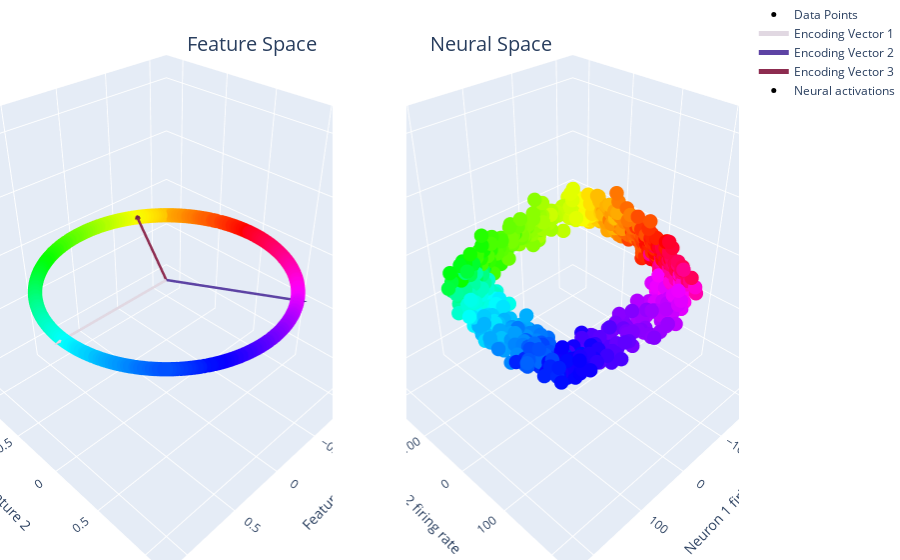

Notebook code for this chart:
### Markdown cell above
### Plot circle $\mathcal{S}^1$ and $N=3$ encoding vectors



We will project latent manifold $\mathcal{S}^1$ (minimal embedding dimension $d=2$) into $N$-dimensional neural state space ($N=3$) with a $d\times N$ matrix $A$. The entries of $A$ are randomly sampled from a uniform distribution $U[-1,1]$ and its columns are random encoding vectors.

### Code cell
num_points = 1000
data = synthetic.hypersphere(1, num_points)

x = data[:, 0]
y = data[:, 1]
z = np.zeros(num_points)

angles = torch.atan2(data[:, 1], data[:, 0])
normalized_angles = angles / (2 * np.pi) + 1 / 2
colors = plt.cm.hsv(normalized_angles)

N = 3
place_angles = np.linspace(0, 2 * np.pi, N, endpoint=False)
encoding_matrix = gs.vstack((gs.cos(place_angles), gs.sin(place_angles)))
vectors = [encoding_matrix[:, i] for i in range(N)]

cm = plt.get_cmap("twilight")
vector_colors = [cm(1.0 * i / N) for i in range(N)]
vector_colors = [
    "rgb({}, {}, {})".format(int(r * 255), int(g * 255), int(b * 255))
    for r, g, b, _ in vector_colors
]

scatter1 = go.Scatter3d(
    x=x, y=y, z=z, mode="markers", marker=dict(size=5, color=colors), name="Data Points"
)

lines_and_cones = []
for idx, (vector, color) in enumerate(zip(vectors, vector_colors)):
    lines_and_cones.append(
        go.Scatter3d(
            x=[0, vector[0]],
            y=[0, vector[1]],
            z=[0, 0],
            mode="lines",
            line=dict(color=color, width=5),
            name=f"Encoding Vector {idx+1}",
        )
    )
    lines_and_cones.append(
        go.Cone(
            x=[vector[0]],
            y=[vector[1]],
            z=[0],
            u=[vector[0] / 10],
            v=[vector[1] / 10],
            w=[0],
            showscale=False,
            colorscale=[[0, color], [1, color]],
            sizemode="absolute",
            sizeref=0.1,
        )
    )

# Your existing setup for the second plot
transformed_encoding_vectors = synthetic.encode_points(
    encoding_matrix.T, encoding_matrix
)
encoded_data = synthetic.encode_points(data, encoding_matrix)
scales = gs.array([5, 3, 1])
sigmoid_data = 200 * synthetic.apply_nonlinearity(
    encoded_data, "sigmoid", scales=scales
)

# hack to control variance
multiplier = 1

poisson_data = torch.poisson(multiplier * sigmoid_data) / multiplier

print(f"mean firing rate: {multiplier * torch.mean(poisson_data):.2f} Hz")

x = poisson_data[:, 0]
y = poisson_data[:, 1]
z = poisson_data[:, 2]


scatter2 = go.Scatter3d(
    x=x,
    y=y,
    z=z,
    mode="markers",
    marker=dict(size=5, color=colors),
    name="Neural activations",
)

# Create a subplot with 1 row and 2 columns
fig = make_subplots(
    rows=1, cols=2, specs=[[{"type": "scatter3d"}, {"type": "scatter3d"}]]
)

# Add the first set of traces (scatter1 and lines_and_cones) to the first subplot
fig.add_traces(
    [scatter1] + lines_and_cones,
    rows=[1] * (len([scatter1]) + len(lines_and_cones)),
    cols=[1] * (len([scatter1]) + len(lines_and_cones)),
)

# Add the second scatter (scatter2) to the second subplot
fig.add_trace(scatter2, row=1, col=2)

# Update layout for each subplot
fig.update_layout(
    scene1=dict(
        aspectmode="cube",
        xaxis=dict(range=[-1.2, 1.2], title="Feature 1"),
        yaxis=dict(range=[-1.2, 1.2], title="Feature 2"),
        zaxis=dict(range=[-1.2, 1.2], title=""),
    ),
    scene2=dict(
        aspectmode="cube",
        xaxis=dict(range=[-240, 240], title="Neuron 1 firing rate"),
        yaxis=dict(range=[-240, 240], title="Neuron 2 firing rate"),
        zaxis=dict(range=[-240, 240], title="Neuron 3 firing rate"),
    ),
    margin=dict(l=0, r=0, b=0, t=0),
    title_text="",
    annotations=[
        dict(
            text="Feature Space",
            xref="paper",
            yref="paper",
            x=0.25,
            y=0.95,
            showarrow=False,
            font=dict(size=20),
        ),
        dict(
            text="Neural Space",
            xref="paper",
            yref="paper",
            x=0.75,
            y=0.95,
            showarrow=False,
            font=dict(size=20),
        ),
    ],
)


fig.show()

### Figure 1 — Plotly figure (JSON) as saved in the notebook; plotly's stock layout.template omitted (floating-point values rounded to 4 significant figures; data arrays with more than 128 entries replaced by an {"elided": "..."} marker saying what was removed)
{"data": [{"marker": {"color": {"elided": "1000x4 float values"}, "size": 5}, "mode": "markers", "name": "Data Points", "scene": "scene", "type": "scatter3d", "x": {"elided": "1000 float values"}, "y": {"elided": "1000 float values"}, "z": {"elided": "1000 int values"}}, {"line": {"color": "rgb(225, 216, 226)", "width": 5}, "mode": "lines", "name": "Encoding Vector 1", "scene": "scene", "type": "scatter3d", "x": [0, 1], "y": [0, 0], "z": [0, 0]}, {"colorscale": [[0, "rgb(225, 216, 226)"], [1, "rgb(225, 216, 226)"]], "scene": "scene", "showscale": false, "sizemode": "absolute", "sizeref": 0.1, "type": "cone", "u": [0.1], "v": [0], "w": [0], "x": [1], "y": [0], "z": [0]}, {"line": {"color": "rgb(93, 67, 164)", "width": 5}, "mode": "lines", "name": "Encoding Vector 2", "scene": "scene", "type": "scatter3d", "x": [0, -0.5], "y": [0, 0.866], "z": [0, 0]}, {"colorscale": [[0, "rgb(93, 67, 164)"], [1, "rgb(93, 67, 164)"]], "scene": "scene", "showscale": false, "sizemode": "absolute", "sizeref": 0.1, "type": "cone", "u": [-0.05], "v": [0.0866], "w": [0], "x": [-0.5], "y": [0.866], "z": [0]}, {"line": {"color": "rgb(141, 44, 80)", "width": 5}, "mode": "lines", "name": "Encoding Vector 3", "scene": "scene", "type": "scatter3d", "x": [0, -0.5], "y": [0, -0.866], "z": [0, 0]}, {"colorscale": [[0, "rgb(141, 44, 80)"], [1, "rgb(141, 44, 80)"]], "scene": "scene", "showscale": false, "sizemode": "absolute", "sizeref": 0.1, "type": "cone", "u": [-0.05], "v": [-0.0866], "w": [0], "x": [-0.5], "y": [-0.866], "z": [0]}, {"marker": {"color": {"elided": "1000x4 float values"}, "size": 5}, "mode": "markers", "name": "Neural activations", "scene": "scene2", "type": "scatter3d", "x": {"elided": "1000 int values"}, "y": {"elided": "1000 int values"}, "z": {"elided": "1000 int values"}}], "layout": {"annotations": [{"font": {"size": 20}, "showarrow": false, "text": "Feature Space", "x": 0.25, "xref": "paper", "y": 0.95, "yref": "paper"}, {"font": {"size": 20}, "showarrow": false, "text": "Neural Space", "x": 0.75, "xref": "paper", "y": 0.95, "yref": "paper"}], "margin": {"b": 0, "l": 0, "r": 0, "t": 0}, "scene": {"aspectmode": "cube", "domain": {"x": [0, 0.45], "y": [0, 1]}, "xaxis": {"range": [-1.2, 1.2], "title": {"text": "Feature 1"}}, "yaxis": {"range": [-1.2, 1.2], "title": {"text": "Feature 2"}}, "zaxis": {"range": [-1.2, 1.2], "title": {"text": ""}}}, "scene2": {"aspectmode": "cube", "domain": {"x": [0.55, 1], "y": [0, 1]}, "xaxis": {"range": [-240, 240], "title": {"text": "Neuron 1 firing rate"}}, "yaxis": {"range": [-240, 240], "title": {"text": "Neuron 2 firing rate"}}, "zaxis": {"range": [-240, 240], "title": {"text": "Neuron 3 firing rate"}}}, "title": {"text": ""}}}
